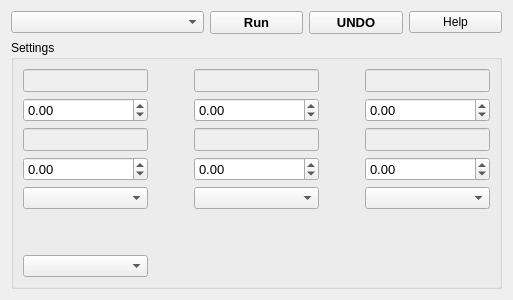
              <widget class="QWidget" name="tab_44">
               <attribute name="title">
                <string>Process</string>
               </attribute>
               <layout class="QGridLayout" name="gridLayout_80">
                <item row="0" column="2">
                 <widget class="QPushButton" name="run_im_process">
                  <property name="font">
                   <font>
                    <pointsize>10</pointsize>
                    <bold>true</bold>
                   </font>
                  </property>
                  <property name="text">
                   <string>Run</string>
                  </property>
                 </widget>
                </item>
                <item row="0" column="3">
                 <widget class="QPushButton" name="ImageUndo_operation">
                  <property name="font">
                   <font>
                    <pointsize>10</pointsize>
                    <bold>true</bold>
                   </font>
                  </property>
                  <property name="text">
                   <string>UNDO</string>
                  </property>
                 </widget>
                </item>
                <item row="0" column="0" colspan="2">
                 <widget class="QComboBox" name="Process_list"/>
                </item>
                <item row="0" column="4">
                 <widget class="QPushButton" name="pushButton_2">
                  <property name="text">
                   <string>Help</string>
                  </property>
                 </widget>
                </item>
                <item row="4" column="0" colspan="5">
                 <widget class="QGroupBox" name="ProcessSetBox">
                  <property name="enabled">
                   <bool>true</bool>
                  </property>
                  <property name="title">
                   <string>Settings</string>
                  </property>
                  <layout class="QGridLayout" name="gridLayout_13">
                   <item row="5" column="2">
                    <widget class="QComboBox" name="Process_set_box2"/>
                   </item>
                   <item row="2" column="3">
                    <spacer name="horizontalSpacer_9">
                     <property name="orientation">
                      <enum>Qt::Orientation::Horizontal</enum>
                     </property>
                     <property name="sizeHint" stdset="0">
                      <size>
                       <width>40</width>
                       <height>20</height>
                      </size>
                     </property>
                    </spacer>
                   </item>
                   <item row="5" column="4">
                    <widget class="QComboBox" name="Process_set_box3"/>
                   </item>
                   <item row="6" column="0">
                    <spacer name="verticalSpacer_4">
                     <property name="orientation">
                      <enum>Qt::Orientation::Vertical</enum>
                     </property>
                     <property name="sizeHint" stdset="0">
                      <size>
                       <width>20</width>
                       <height>40</height>
                      </size>
                     </property>
                    </spacer>
                   </item>
                   <item row="4" column="2">
                    <widget class="QDoubleSpinBox" name="Proces_spinbox_05">
                     <property name="font">
                      <font>
                       <pointsize>10</pointsize>
                      </font>
                     </property>
                     <property name="minimum">
                      <double>-1.000000000000000</double>
                     </property>
                     <property name="maximum">
                      <double>99999999.989999994635582</double>
                     </property>
                    </widget>
                   </item>
                   <item row="2" column="2">
                    <widget class="QDoubleSpinBox" name="Proces_spinbox_02">
                     <property name="font">
                      <font>
                       <pointsize>10</pointsize>
                      </font>
                     </property>
                     <property name="minimum">
                      <double>-1.000000000000000</double>
                     </property>
                     <property name="maximum">
                      <double>99999999.989999994635582</double>
                     </property>
                    </widget>
                   </item>
                   <item row="4" column="4">
                    <widget class="QDoubleSpinBox" name="Proces_spinbox_06">
                     <property name="font">
                      <font>
                       <pointsize>10</pointsize>
                      </font>
                     </property>
                     <property name="minimum">
                      <double>-1.000000000000000</double>
                     </property>
                     <property name="maximum">
                      <double>999999999.990000009536743</double>
                     </property>
                    </widget>
                   </item>
                   <item row="7" column="0">
                    <widget class="QComboBox" name="Process_DataType_box"/>
                   </item>
                   <item row="2" column="1">
                    <spacer name="horizontalSpacer_7">
                     <property name="orientation">
                      <enum>Qt::Orientation::Horizontal</enum>
                     </property>
                     <property name="sizeHint" stdset="0">
                      <size>
                       <width>40</width>
                       <height>20</height>
                      </size>
                     </property>
                    </spacer>
                   </item>
                   <item row="0" column="0">
                    <widget class="QLineEdit" name="Proces_label_01">
                     <property name="enabled">
                      <bool>false</bool>
                     </property>
                     <property name="font">
                      <font>
                       <pointsize>10</pointsize>
                      </font>
                     </property>
                    </widget>
                   </item>
                   <item row="2" column="0">
                    <widget class="QDoubleSpinBox" name="Proces_spinbox_01">
                     <property name="font">
                      <font>
                       <pointsize>10</pointsize>
                      </font>
                     </property>
                     <property name="minimum">
                      <double>-1.000000000000000</double>
                     </property>
                     <property name="maximum">
                      <double>99999999999.990005493164063</double>
                     </property>
                    </widget>
                   </item>
                   <item row="5" column="0">
                    <widget class="QComboBox" name="Process_set_box"/>
                   </item>
                   <item row="4" column="0">
                    <widget class="QDoubleSpinBox" name="Proces_spinbox_04">
                     <property name="font">
                      <font>
                       <pointsize>10</pointsize>
                      </font>
                     </property>
                     <property name="minimum">
                      <double>-1.000000000000000</double>
                     </property>
                     <property name="maximum">
                      <double>9999999999.989999771118164</double>
                     </property>
                    </widget>
                   </item>
                   <item row="2" column="4">
                    <widget class="QDoubleSpinBox" name="Proces_spinbox_03">
                     <property name="font">
                      <font>
                       <pointsize>10</pointsize>
                      </font>
                     </property>
                     <property name="minimum">
                      <double>-1.000000000000000</double>
                     </property>
                     <property name="maximum">
                      <double>999999999990000.000000000000000</double>
                     </property>
                    </widget>
                   </item>
                   <item row="3" column="4">
                    <widget class="QLineEdit" name="Proces_label_06">
                     <property name="enabled">
                      <bool>false</bool>
                     </property>
                     <property name="font">
                      <font>
                       <pointsize>10</pointsize>
                      </font>
                     </property>
                    </widget>
                   </item>
                   <item row="3" column="2">
                    <widget class="QLineEdit" name="Proces_label_05">
                     <property name="enabled">
                      <bool>false</bool>
                     </property>
                     <property name="font">
                      <font>
                       <pointsize>10</pointsize>
                      </font>
                     </property>
                    </widget>
                   </item>
                   <item row="0" column="2">
                    <widget class="QLineEdit" name="Proces_label_02">
                     <property name="enabled">
                      <bool>false</bool>
                     </property>
                     <property name="font">
                      <font>
                       <pointsize>10</pointsize>
                      </font>
                     </property>
                    </widget>
                   </item>
                   <item row="0" column="4">
                    <widget class="QLineEdit" name="Proces_label_03">
                     <property name="enabled">
                      <bool>false</bool>
                     </property>
                     <property name="font">
                      <font>
                       <pointsize>10</pointsize>
                      </font>
                     </property>
                    </widget>
                   </item>
                   <item row="3" column="0">
                    <widget class="QLineEdit" name="Proces_label_04">
                     <property name="enabled">
                      <bool>false</bool>
                     </property>
                     <property name="font">
                      <font>
                       <pointsize>10</pointsize>
                      </font>
                     </property>
                    </widget>
                   </item>
                  </layout>
                 </widget>
                </item>
               </layout>
              </widget>
